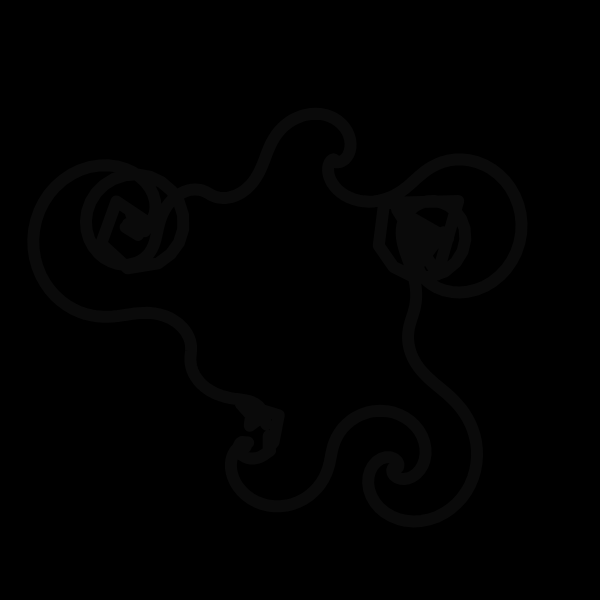
Frame 1 (no input)
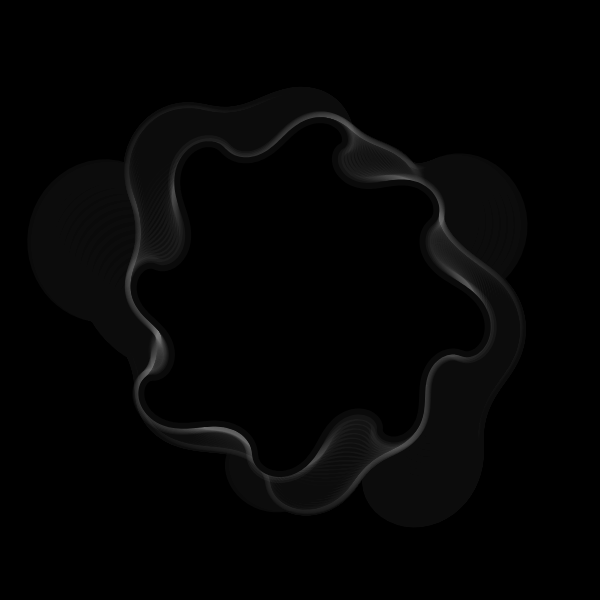
Frame 60 (no input)
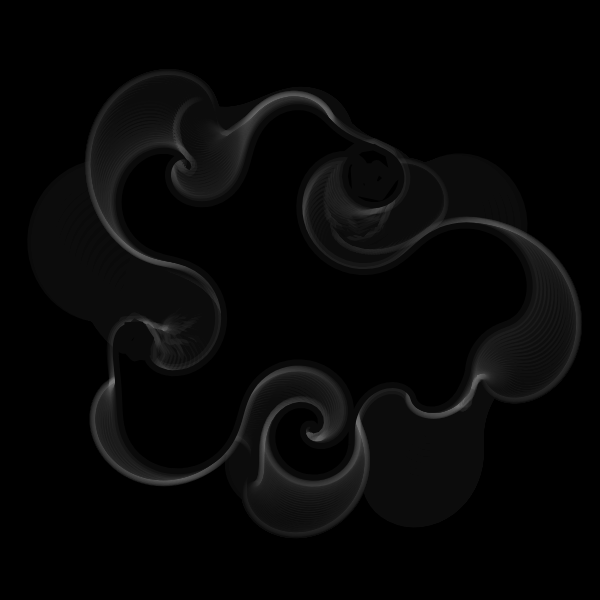
Frame 120 (the mouse pressed at the canvas centre since frame 60)

The p5.js sketch that drew these frames (run headless with seeded random() and noise() and a simulated clock; from frame 60 on, the mouse is pressed at the canvas centre):

// p5.js sketch
// ── sketch.js
//forked from kusakari 

let _aryLine = [];

let _minWidth;



function setObject() {
  _minWidth = min(width, height) * 0.8;
  strokeWeight(_minWidth/40);
  stroke(255);
  noFill();
  strokeJoin(ROUND);
  let numLine = 1;
  for (let i = 0; i < numLine; i++) {
    _aryLine[i] = new BendLine();
  }
}

function setup() {
  w = 600;
  var canvas;
    if(windowWidth>=600 && windowHeight >=600){
      canvas = createCanvas(600, 600);
    }
    else{
      canvas = createCanvas(windowWidth, windowHeight - 100);
    }

  var x = (windowWidth - width) / 2;
  var y = (windowHeight - height) / 2;

  canvas.position(x, y);
  background(0);
  setObject();
}



class BendLine {
  constructor() {
    this.r = _minWidth / 3;
    this.numPoints = 600;
    this.aryXy = [];
    for (let i = 0; i < this.numPoints; i++) {
      let ang = 2*PI / this.numPoints * i;
      this.aryXy[i] = createVector(this.r * cos(ang), this.r * sin(ang));
    }
    
    this.numBend = 3;
    this.aryRParameter = [];
    for (let i = 0; i < this.numBend; i++) {
      this.aryRParameter[i] = [this.r / 30 * 1**i, random(2*PI), 2*PI / random(100, 500)];//[max, init, speed]
    }
    this.aryinitAngParameter = [];
    for (let i = 0; i < this.numBend; i++) {
      this.aryinitAngParameter[i] = [2*PI, random(2*PI), 2*PI / random(200, 1000)];//[max, init, speed]
    }
    this.aryAngStep = [];
    for (let i = 0; i < this.numBend; i++) {
      this.aryAngStep[i] = 2*PI / this.numPoints * int(random(3, 8 + i));
    }
    this.numCycle = 10;
  }
  update() {
    this.updateR();
    this.updateInitAng();
    this.newAryXy = this.aryXy;
    for (let i = 0; i < this.numBend; i++) {
      this.newAryXy = bend(this.newAryXy, this.aryR[i], this.aryinitAng[i], this.aryAngStep[i], this.numCycle);
    }
  }
  updateR() {
    this.aryR = [];
    for (let i = 0; i < this.aryRParameter.length; i++) {
      this.aryR[i] = this.aryRParameter[i][0] * (sin(this.aryRParameter[i][1] + this.aryRParameter[i][2] * frameCount));
    }
  }
  updateInitAng() {
    this.aryinitAng = [];
    for (let i = 0; i < this.aryinitAngParameter.length; i++) {
      this.aryinitAng[i] = this.aryinitAngParameter[i][1] + this.aryinitAngParameter[i][0] * (sin(this.aryinitAngParameter[i][2] * frameCount));
    }
  }
  draw() {
    beginShape();
    for (let i = 0; i < this.newAryXy.length; i++) {
      vertex(this.newAryXy[i].x, this.newAryXy[i].y);
    }
    endShape(CLOSE);
  }
}

function bend(aryXy, r, initAng, angStep, numCycle) {
  let aryXy2 = aryXy;
  for (let j = 0; j < numCycle; j++) {
    let aryXyNew = [];
    for (let i = 0; i < aryXy2.length; i++) {
      let xy_1_2 = p5.Vector.sub(aryXy2[(i+1)%aryXy2.length], aryXy2[i]);
      let ang = initAng + angStep * i;
      xy_1_2.rotate(-PI/3).setMag(r * sin(ang));
      let xy = p5.Vector.add(aryXy2[i], xy_1_2);
      aryXyNew.push(xy);
    }
    aryXy2 = aryXyNew;
  }

  return aryXy2;
}

function draw() {
  background(0, 10);
  fill(0,0, 0)
  stroke(255, 10)
  translate(width/2, height/2);
  for (let i = 0; i < _aryLine.length; i++) {
    _aryLine[i].update();
    _aryLine[i].draw();
  }
}
